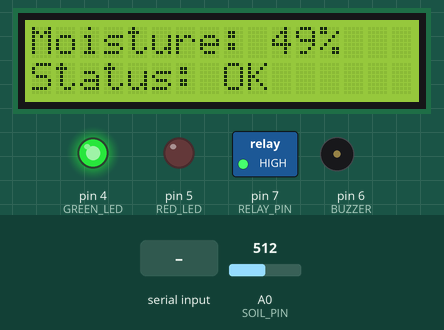
This sketch was run on a simulated Arduino Uno, built with avr-gcc and run on an emulated ATmega328P. Parts: 16×2 character LCD, switched loads named in the sketch (green lamp = pin HIGH), output pins drawn as LEDs (lit = HIGH), buzzer (waves = sounding, pin HIGH). The test bench sets the inputs (shaded band); at power-on: A0 (SOIL_PIN) = 512. What the sketch prints to the serial monitor is not drawn.

Above: at 3.2 s.
3.3 s: A0 (SOIL_PIN) set to 605
At 4.9 s:
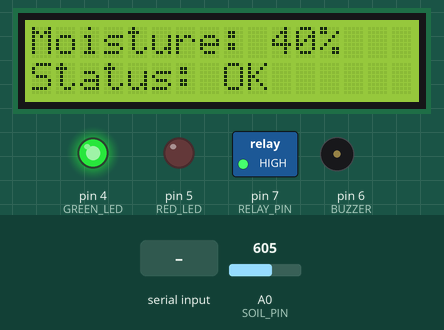
5.2 s: A0 (SOIL_PIN) set to 629
At 8.0 s:
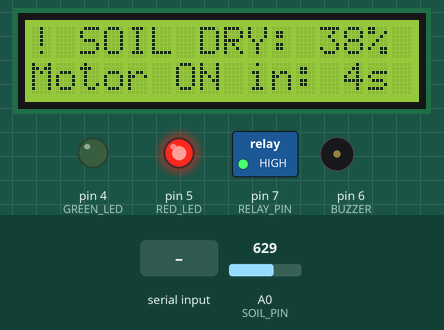
8.3 s: A0 (SOIL_PIN) set to 511
At 10.1 s:
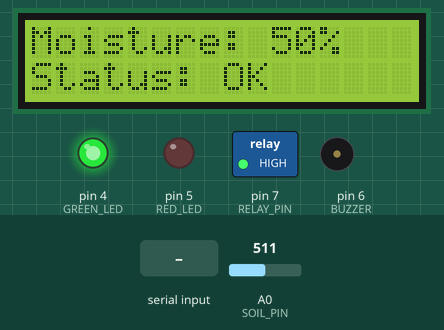
10.4 s: "THRESHOLD:90\n" received over Serial
At 17.5 s:
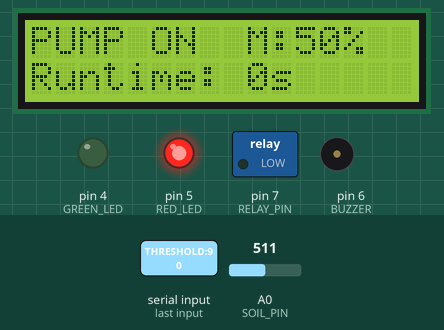
Timing chart, 0 to 19.0 s (numbered marks = the images above; inputs shaded):
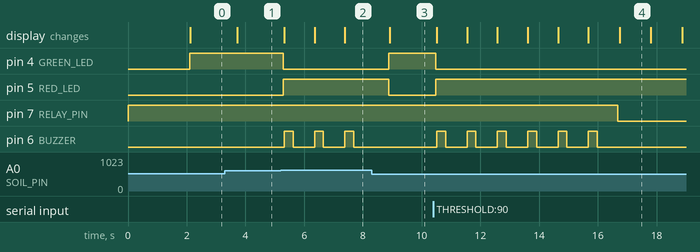

The sketch:

smart_irrigation_arduino.ino
```cpp
/*
 * KisanMitra Smart Irrigation System
 * With 6-second countdown buzzer and LCD display
 *
 * FLOW:
 * 1. Check moisture continuously
 * 2. If DRY → Red LED ON, Buzzer countdown 6 seconds
 * 3. LCD shows countdown timer
 * 4. After 6 seconds → Auto turn ON pump
 * 5. When pump ON → Buzzer stops
 * 6. Pump runs until moisture is satisfied
 * 7. If WET → Green LED ON, Pump OFF
 *
 * CONNECTIONS:
 * - Soil Sensor: AO→A0, VCC→5V, GND→GND
 * - Relay: IN→D7, VCC→5V, GND→GND
 * - Green LED: D4 (with 220Ω)
 * - Red LED: D5 (with 220Ω)
 * - Buzzer: D6
 * - LCD I2C: SDA→A4, SCL→A5, VCC→5V, GND→GND
 */

#include <Wire.h>
#include <LiquidCrystal_I2C.h>

#define SOIL_PIN A0
#define RELAY_PIN 7
#define GREEN_LED 4
#define RED_LED 5
#define BUZZER 6

int threshold = 40;           // Moisture threshold %
bool motorOn = false;
bool countdownActive = false;
int countdownSeconds = 6;
unsigned long pumpStartTime = 0;
String inputCommand = "";

// LCD at address 0x27 (try 0x3F if not working)
LiquidCrystal_I2C lcd(0x27, 16, 2);

void setup() {
    Serial.begin(9600);

    pinMode(RELAY_PIN, OUTPUT);
    pinMode(GREEN_LED, OUTPUT);
    pinMode(RED_LED, OUTPUT);
    pinMode(BUZZER, OUTPUT);

    digitalWrite(RELAY_PIN, HIGH);  // Motor OFF (active LOW relay)
    digitalWrite(BUZZER, LOW);
    digitalWrite(GREEN_LED, LOW);
    digitalWrite(RED_LED, LOW);

    // Initialize LCD
    lcd.init();
    lcd.backlight();
    lcd.setCursor(0, 0);
    lcd.print("  KisanMitra");
    lcd.setCursor(0, 1);
    lcd.print(" Smart Irrigation");

    delay(2000);
    lcd.clear();

    Serial.println("READY:KisanMitra Smart Irrigation");
}

void loop() {
    // Read soil moisture
    int soilValue = analogRead(SOIL_PIN);
    int moisture = map(soilValue, 1023, 0, 0, 100);
    moisture = constrain(moisture, 0, 100);

    // Check serial commands from webpage
    checkSerialCommands();

    // ========== MAIN LOGIC ==========

    if (moisture < threshold) {
        // SOIL IS DRY
        digitalWrite(RED_LED, HIGH);
        digitalWrite(GREEN_LED, LOW);

        if (!motorOn && !countdownActive) {
            // Start 6-second countdown
            countdownActive = true;
            countdownSequence(moisture);
        }

        if (motorOn) {
            // Motor is running - show status
            unsigned long runTime = (millis() - pumpStartTime) / 1000;
            displayMotorRunning(moisture, runTime);
        }

    } else {
        // SOIL IS WET (moisture >= threshold)
        digitalWrite(GREEN_LED, HIGH);
        digitalWrite(RED_LED, LOW);
        digitalWrite(BUZZER, LOW);
        countdownActive = false;

        if (motorOn) {
            // Turn off pump - soil is wet enough
            digitalWrite(RELAY_PIN, HIGH);
            motorOn = false;
            Serial.println("EVENT:PUMP_STOPPED_WET");
        }

        displayWetStatus(moisture);
    }

    // Send data to webpage
    sendDataToWeb(moisture, soilValue);

    delay(500);
}

void countdownSequence(int moisture) {
    // 6-second countdown with buzzer beeps
    for (int i = 6; i > 0; i--) {
        // Check if soil got wet during countdown
        int currentMoisture = map(analogRead(SOIL_PIN), 1023, 0, 0, 100);
        if (currentMoisture >= threshold) {
            countdownActive = false;
            digitalWrite(BUZZER, LOW);
            return;
        }

        // Display countdown on LCD
        lcd.clear();
        lcd.setCursor(0, 0);
        lcd.print("! SOIL DRY: ");
        lcd.print(currentMoisture);
        lcd.print("%");

        lcd.setCursor(0, 1);
        lcd.print("Motor ON in: ");
        lcd.print(i);
        lcd.print("s");

        // Buzzer beep pattern (like stopwatch)
        digitalWrite(BUZZER, HIGH);
        delay(300);
        digitalWrite(BUZZER, LOW);
        delay(700);

        // Send countdown to webpage
        Serial.print("COUNTDOWN:");
        Serial.println(i);
    }

    // Countdown finished - Turn ON pump
    digitalWrite(BUZZER, LOW);  // Stop buzzer
    digitalWrite(RELAY_PIN, LOW);  // Turn ON pump (active LOW)
    motorOn = true;
    pumpStartTime = millis();
    countdownActive = false;

    // Display pump started
    lcd.clear();
    lcd.setCursor(0, 0);
    lcd.print(">>> PUMP ON <<<");
    lcd.setCursor(0, 1);
    lcd.print("Watering...");

    Serial.println("EVENT:PUMP_STARTED_AUTO");
}

void displayMotorRunning(int moisture, unsigned long runTime) {
    lcd.setCursor(0, 0);
    lcd.print("PUMP ON  M:");
    lcd.print(moisture);
    lcd.print("%  ");

    lcd.setCursor(0, 1);
    lcd.print("Runtime: ");
    lcd.print(runTime);
    lcd.print("s     ");
}

void displayWetStatus(int moisture) {
    lcd.setCursor(0, 0);
    lcd.print("Moisture: ");
    lcd.print(moisture);
    lcd.print("%   ");

    lcd.setCursor(0, 1);
    lcd.print("Status: OK      ");
}

void checkSerialCommands() {
    while (Serial.available() > 0) {
        char c = Serial.read();
        if (c == '\n') {
            inputCommand.trim();
            inputCommand.toUpperCase();

            if (inputCommand == "PUMP_ON") {
                // Manual pump ON
                digitalWrite(RELAY_PIN, LOW);
                motorOn = true;
                pumpStartTime = millis();
                countdownActive = false;
                digitalWrite(BUZZER, LOW);
                Serial.println("ACK:PUMP_ON_MANUAL");
            }
            else if (inputCommand == "PUMP_OFF") {
                // Manual pump OFF
                digitalWrite(RELAY_PIN, HIGH);
                motorOn = false;
                Serial.println("ACK:PUMP_OFF_MANUAL");
            }
            else if (inputCommand.startsWith("THRESHOLD:")) {
                int newThreshold = inputCommand.substring(10).toInt();
                if (newThreshold >= 10 && newThreshold <= 90) {
                    threshold = newThreshold;
                    Serial.print("ACK:THRESHOLD:");
                    Serial.println(threshold);
                }
            }

            inputCommand = "";
        } else {
            inputCommand += c;
        }
    }
}

void sendDataToWeb(int moisture, int rawValue) {
    Serial.print("MOISTURE:");
    Serial.print(moisture);
    Serial.print(",RAW:");
    Serial.print(rawValue);
    Serial.print(",MOTOR:");
    Serial.println(motorOn ? "ON" : "OFF");
}
```

Measured:
- the behaviour switches between 613 and 614 on A0 (SOIL_PIN) (found by bisection; images 1 and 2)
- after the input at 3.3 s, the display: changes after 0.42 s (image 1)
- after the input at 5.2 s, pin 4 (GREEN_LED): HIGH → LOW after 0.09 s; pin 5 (RED_LED): LOW → HIGH after 0.09 s; pin 6 (BUZZER): alternates HIGH for 0.30 s and LOW for 0.73 s, starting after 0.12 s; the display: first changes after 0.12 s (image 2 shows a later state)
- after the input at 8.3 s, pin 4 (GREEN_LED): LOW → HIGH after 0.59 s; pin 5 (RED_LED): HIGH → LOW after 0.59 s; pin 6 (BUZZER): stops changing and stays LOW; the display: changes after 0.62 s (image 3)
- after the input at 10.4 s, pin 4 (GREEN_LED): HIGH → LOW after 0.08 s; pin 5 (RED_LED): LOW → HIGH after 0.08 s; pin 7 (RELAY_PIN): HIGH → LOW after 6.3 s; pin 6 (BUZZER): alternates HIGH for 0.30 s and LOW for 0.73 s, 12 changes in all, then stays LOW, starting after 0.11 s; the display: first changes after 0.11 s (image 4 shows a later state)
